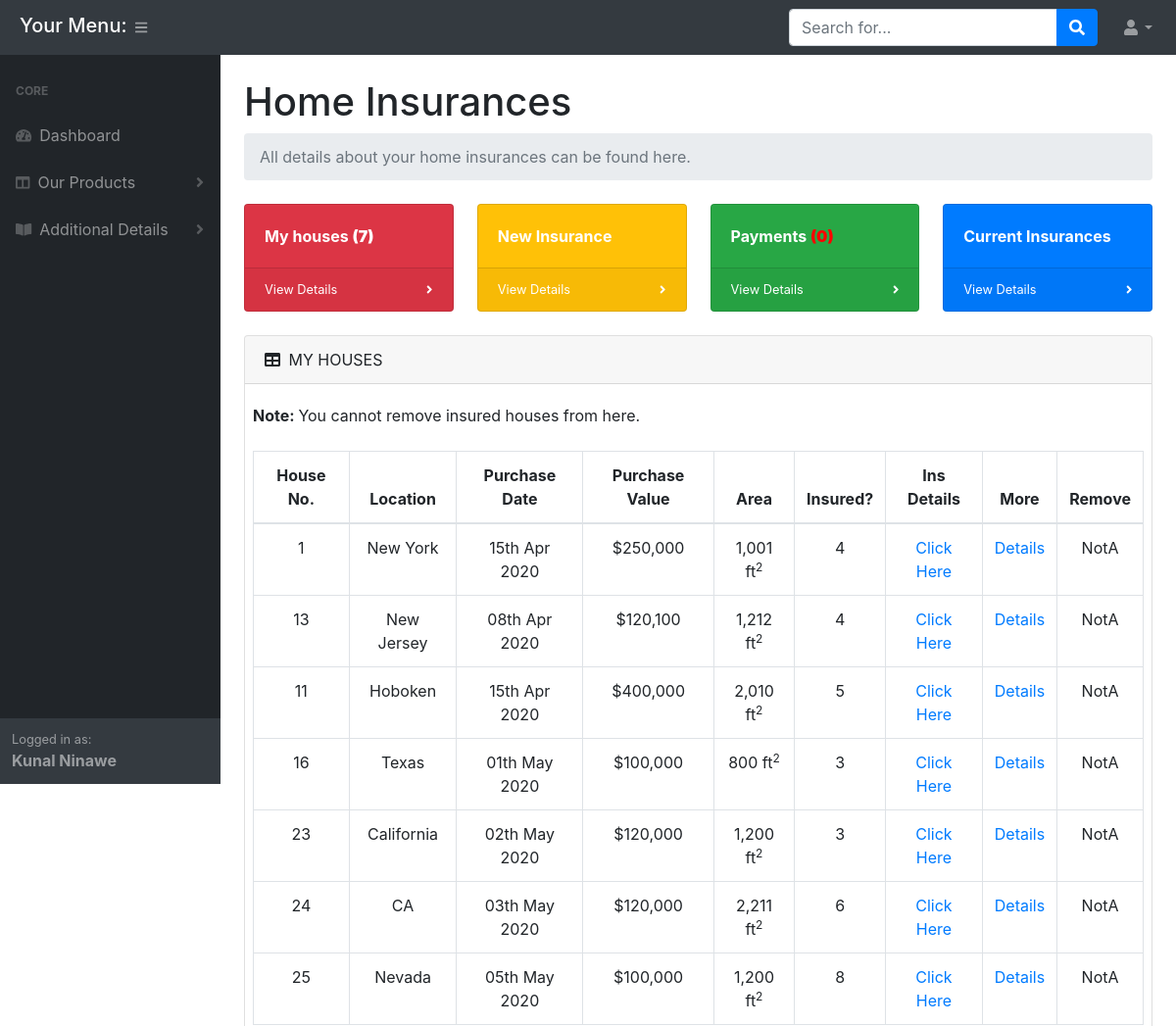
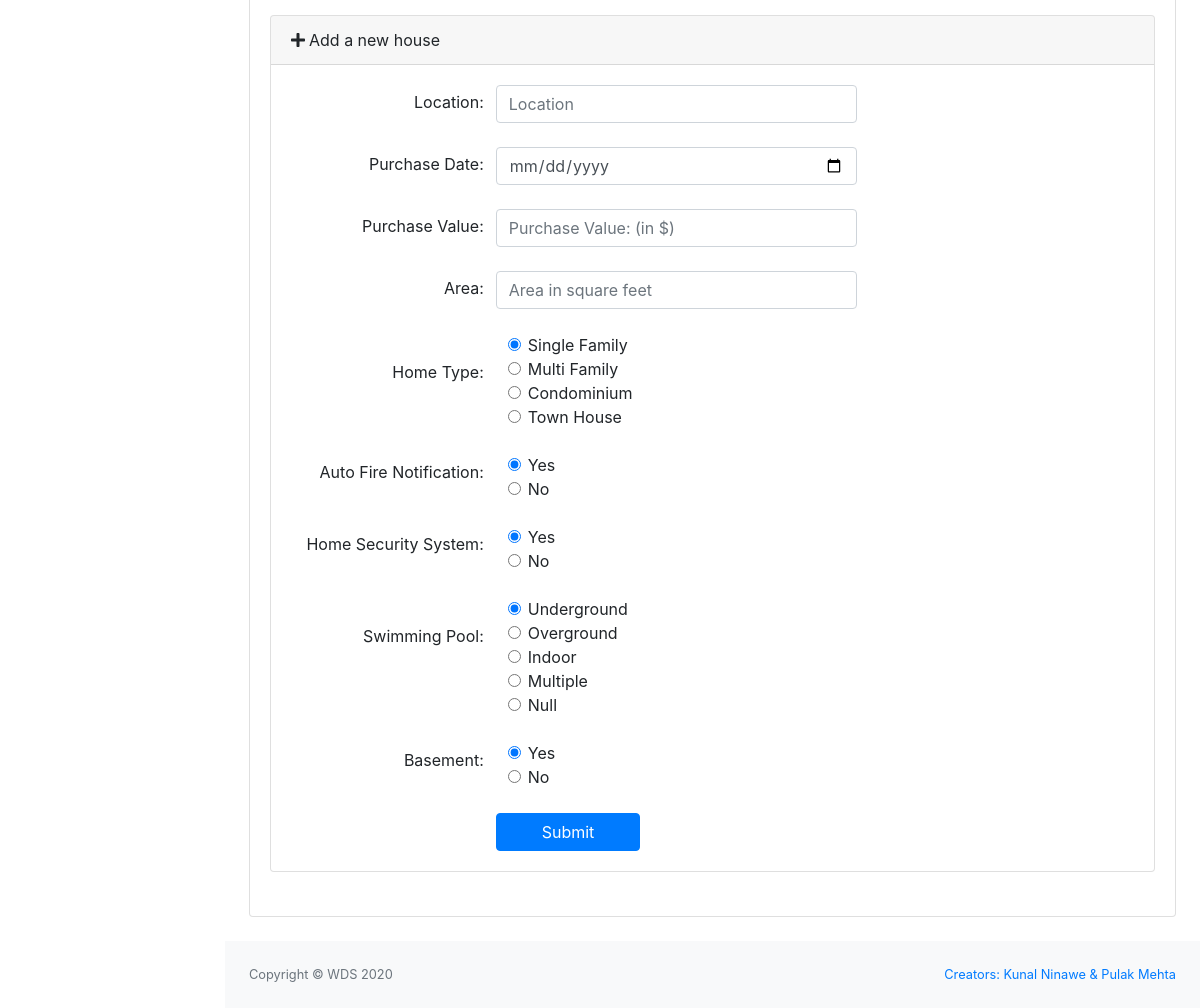
The app's page /customer/dist/home_ins_houses.php (signed in) with its own data (2 pictures, top to bottom).
### tables this page shows
CREATE TABLE IF NOT EXISTS `cust_details` (
  `cust_id` int(11) NOT NULL AUTO_INCREMENT,
  `email` varchar(50) NOT NULL,
  `first_name` varchar(30) NOT NULL,
  `middle_name` varchar(30) DEFAULT NULL,
  `last_name` varchar(30) NOT NULL,
  `password` varchar(100) NOT NULL,
  `address` varchar(150) DEFAULT NULL,
  `gender` varchar(1) DEFAULT 'M',
  `marital_status` varchar(1) NOT NULL DEFAULT 'S',
  `cust_type` varchar(1) NOT NULL DEFAULT 'H',
  PRIMARY KEY (`cust_id`)
);

CREATE TABLE IF NOT EXISTS `home_details` (
  `home_id` int(11) NOT NULL AUTO_INCREMENT,
  `cust_id` int(11) NOT NULL,
  `hinsid` int(11) NOT NULL DEFAULT '0',
  `location` varchar(50) NOT NULL,
  `purchase_date` date NOT NULL,
  `purchase_value` bigint(13) NOT NULL,
  `area_sq_feet` float NOT NULL,
  `home_type` varchar(1) NOT NULL DEFAULT 'S',
  `auto_fire_noti` int(1) NOT NULL DEFAULT '0',
  `home_security` int(1) NOT NULL DEFAULT '0',
  `swimming_pool` varchar(4) DEFAULT NULL,
  `basement` int(1) NOT NULL DEFAULT '0',
  PRIMARY KEY (`home_id`)
);

### customer/dist/functions.php (the view, shortened to what the rows shown need)
<?php
	require_once 'db.php';
	function showCustDetails($email){
		global $conn;
		$sql = "SELECT * FROM cust_details WHERE email='$email'";
		$result = mysqli_query($conn,$sql);
		$array = mysqli_fetch_array($result);
	    if(isset($array)){
	    	return $array;
	    }
	    else{
	    	return 0;
	    }
	}
	function showHomeDetails($email){
		global $conn;
		$email = $_SESSION['email'];
        $res = showUnInsuredHomes($email);
		$sql = "SELECT * from home_details where cust_id=(select cust_id from cust_details where email='$email')";
		$res = mysqli_query($conn,$sql);
		$num_rows = mysqli_num_rows($res);
	    if($num_rows>0){
	    	return $res;
	    }
	    else{
	    	return false;
	    }
	}
	function showUnInsuredHomes($email){
		global $conn;
		$sql = "SELECT * from home_details where hinsid='0' AND cust_id=(select cust_id from cust_details where email='$email')";
		$res = mysqli_query($conn,$sql);
        $num_rows = mysqli_num_rows($res);
	    if($num_rows>0){
	    	return $res;
	    }
	    else{
	    	return false;
	    }
	}
	function convertHomeProperFormat($result){
		$time = strtotime($result["purchase_date"]);
        $day = date("d", $time);
        $month = date("M", $time);
		$year = date("Y", $time);
		$result["purchase_date"] = $day."th ".$month." ".$year;
		$result['purchase_value'] = "$".number_format($result['purchase_value']);
		$result['area_sq_feet'] = number_format($result['area_sq_feet'])." ft<sup>2";
		 if($result['home_type']=="S"){
		 	$result['home_type']='Single Family';
		 }
		 else if($result['home_type']=="M"){
		 	$result['home_type']='Multi Family';
		 }
		 if($result['auto_fire_noti']=="1"){
		 	$result['auto_fire_noti']='Yes';
		 }
		 else{
		 	$result['auto_fire_noti']='No';
		 }
		 if($result['home_security']=="1"){
		 	$result['home_security']='Yes';
		 }
		 else{
		 	$result['home_security']='No';
		 }
		 if($result['swimming_pool']=="U"){
		 	$result['swimming_pool']='Underground';
		 }
		 else if($result['swimming_pool']=="O"){
		 	$result['swimming_pool']='Overground';
		 }
		 else if($result['swimming_pool']=="I"){
		 	$result['swimming_pool']='Indoor';
		 }
		 else if($result['swimming_pool']=="M"){
		 	$result['swimming_pool']='Multiple';
		 }
		 else{
		 	$result['swimming_pool']='No swimming_pool';
		 }
		 if($result['basement']=="1"){
		 	$result['basement']='Yes';
		 }
		 else{
		 	$result['basement']='No';
		 }
		 return $result;
	}

### customer/dist/home_ins_houses.php (shortened to what the rows shown need)
<?php
require_once 'functions.php';
?>
<!DOCTYPE html>
<html>
<head>
</head>
<body class="sb-nav-fixed">
  <?php
  require_once 'header.php';
  ?>
  <div id="layoutSidenav_content">
    <?php
    require_once 'home_ins_header.php';
    ?>
    <div class="home_ins_content">
      <div class="card mb-4">
        <div class="card-body">
          <div class="row">
            <div class="table-responsive">
              <br>
              <table id="tableHouse" style="text-align: center;" class="col-md-12 table table-bordered table-hover">
                <thead>
                  <tr>
                    <th>House No.</th>
                    <th>Location</th>
                    <th>Purchase Date</th>
                    <th>Purchase Value</th>
                    <th>Area</th>
                    <th>Insured?</th>
                    <th>Ins Details</th>
                    <th>More</th>
                    <th>Remove</th>
                  </tr>
                </thead>
                <tbody id="show_home_details_table">
                  <?php
                  $email = $_SESSION['email'];
                  $res = showHomeDetails($email);
                  if ($res == false) {
                    echo "
                      <tr>
                        <td colspan='10'>No Data Found</td>
                      </tr>
                    ";
                  } else {
                    while ($result = mysqli_fetch_array($res)) {
                      $result = convertHomeProperFormat($result);
                      $showRemove = true;
                      echo "
                        <tr>
                          <td>" . $result['home_id'] . "</td>
                          <td>" . $result['location'] . "</td>
                          <td>" . $result['purchase_date'] . "</td>
                          <td>" . $result['purchase_value'] . "</td>
                          <td>" . $result['area_sq_feet'] . "</td>";
                          if($result['hinsid']!='No' || $result['hinsid']!=0){
                            echo "
                            <td>".$result['hinsid']."</td>
                            <td><a href='#' data-toggle='modal' data-target='#insModal".$result['hinsid']."'>Click Here</a></td>";
                          }
                          else{
                            echo "
                            <td>".$result['hinsid']."</td>
                            <td>".$result['hinsid']."</td>";
                            $showRemove = false;
                          }
                          echo "<td> <a href='#' data-toggle='modal' data-target='#homeModal".$result['home_id']."'>Details</a></td>";
                          if($showRemove==false){
                            echo "<td> <button type='button' class='btn btn-warning' data-toggle='modal' data-target='#showDeleteModal".$result['home_id']."'><b>x</b></button></td>";
                          }
                          else{
                            echo "<td>NotA</td>";
                          }
                          echo "</tr>
                      ";
                    }
                  }
                  ?>
                </tbody>
              </table>
            </div>
          </div>
        </div>
      </div>
    </div>
  </div>
  </main>
  </div>
</body>
</html>

### customer/dist/header.php (shortened to what the rows shown need)
<?php
require_once 'functions.php';
 ?>
<!DOCTYPE html>
<html>
<head>
    <link href="css/styles.css" rel="stylesheet" />
    <link href="https://cdn.datatables.net/1.10.20/css/dataTables.bootstrap4.min.css" rel="stylesheet" />
</head>
<body class="sb-nav-fixed">
        <div id="layoutSidenav">
            <div id="layoutSidenav_nav">
                <nav class="sb-sidenav accordion sb-sidenav-dark" id="sidenavAccordion">
                    <div class="sb-sidenav-footer">
                        <div class="small">Logged in as:</div>
                        <b>
                            <?php
                                    $result = showCustDetails($_SESSION['email']);
                                    echo $result['first_name']. " " . $result['last_name'];
                             ?>
                        </b>
                    </div>
                </nav>
            </div>
</body>
</html>

### records on screen
cust_details: first_name "Kunal", last_name "Ninawe"
home_details: home_id "1", location "New York", purchase_date "15th Apr 2020", purchase_value "$250,000", area_sq_feet "1,001", hinsid "4"
home_details: home_id "13", location "New Jersey", purchase_date "08th Apr 2020", purchase_value "$120,100", area_sq_feet "1,212", hinsid "4"
home_details: home_id "11", location "Hoboken", purchase_date "15th Apr 2020", purchase_value "$400,000", area_sq_feet "2,010", hinsid "5"
home_details: home_id "16", location "Texas", purchase_date "01th May 2020", purchase_value "$100,000", area_sq_feet "800", hinsid "3"
home_details: home_id "23", location "California", purchase_date "02th May 2020", purchase_value "$120,000", area_sq_feet "1,200", hinsid "3"
home_details: home_id "24", location "CA", purchase_date "03th May 2020", purchase_value "$120,000", area_sq_feet "2,211", hinsid "6"
home_details: home_id "25", location "Nevada", purchase_date "05th May 2020", purchase_value "$100,000", area_sq_feet "1,200", hinsid "8"

### other values on screen
getHouseCount($_SESSION['email']) "7"
getCurrentMonthPaymentCount($_SESSION['email']) "0"
